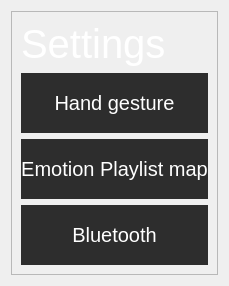
            <widget class="QWidget" name="page_settings">
             <layout class="QVBoxLayout" name="verticalLayout_15">
              <item>
               <widget class="QFrame" name="frame_settings">
                <property name="frameShape">
                 <enum>QFrame::StyledPanel</enum>
                </property>
                <property name="frameShadow">
                 <enum>QFrame::Raised</enum>
                </property>
                <layout class="QVBoxLayout" name="verticalLayout_14">
                 <item>
                  <widget class="QLabel" name="label_dashboard_2">
                   <property name="font">
                    <font>
                     <pointsize>30</pointsize>
                    </font>
                   </property>
                   <property name="styleSheet">
                    <string notr="true">color: #FFF;</string>
                   </property>
                   <property name="text">
                    <string>Settings</string>
                   </property>
                  </widget>
                 </item>
                 <item>
                  <widget class="QPushButton" name="Btn_settings_hand_gesture">
                   <property name="minimumSize">
                    <size>
                     <width>0</width>
                     <height>60</height>
                    </size>
                   </property>
                   <property name="font">
                    <font>
                     <pointsize>15</pointsize>
                    </font>
                   </property>
                   <property name="styleSheet">
                    <string notr="true">QPushButton {
	color: rgb(255,255,255);
 	background-color: rgb(45,45,45);
	border: 0px solid;
}
QPushButton:hover {
	background-color: rgb(85, 170, 255);
}</string>
                   </property>
                   <property name="text">
                    <string>Hand gesture</string>
                   </property>
                  </widget>
                 </item>
                 <item>
                  <widget class="QPushButton" name="Btn_settings_emotion_map">
                   <property name="minimumSize">
                    <size>
                     <width>0</width>
                     <height>60</height>
                    </size>
                   </property>
                   <property name="font">
                    <font>
                     <pointsize>15</pointsize>
                    </font>
                   </property>
                   <property name="styleSheet">
                    <string notr="true">QPushButton {
	color: rgb(255,255,255);
 	background-color: rgb(45,45,45);
	border: 0px solid;
}
QPushButton:hover {
	background-color: rgb(85, 170, 255);
}</string>
                   </property>
                   <property name="text">
                    <string>Emotion Playlist map</string>
                   </property>
                  </widget>
                 </item>
                 <item>
                  <widget class="QPushButton" name="Btn_settings_bluetooth">
                   <property name="minimumSize">
                    <size>
                     <width>0</width>
                     <height>60</height>
                    </size>
                   </property>
                   <property name="font">
                    <font>
                     <pointsize>15</pointsize>
                    </font>
                   </property>
                   <property name="styleSheet">
                    <string notr="true">QPushButton {
	color: rgb(255,255,255);
 	background-color: rgb(45,45,45);
	border: 0px solid;
}
QPushButton:hover {
	background-color: rgb(85, 170, 255);
}</string>
                   </property>
                   <property name="text">
                    <string>Bluetooth</string>
                   </property>
                  </widget>
                 </item>
                </layout>
               </widget>
              </item>
             </layout>
            </widget>
